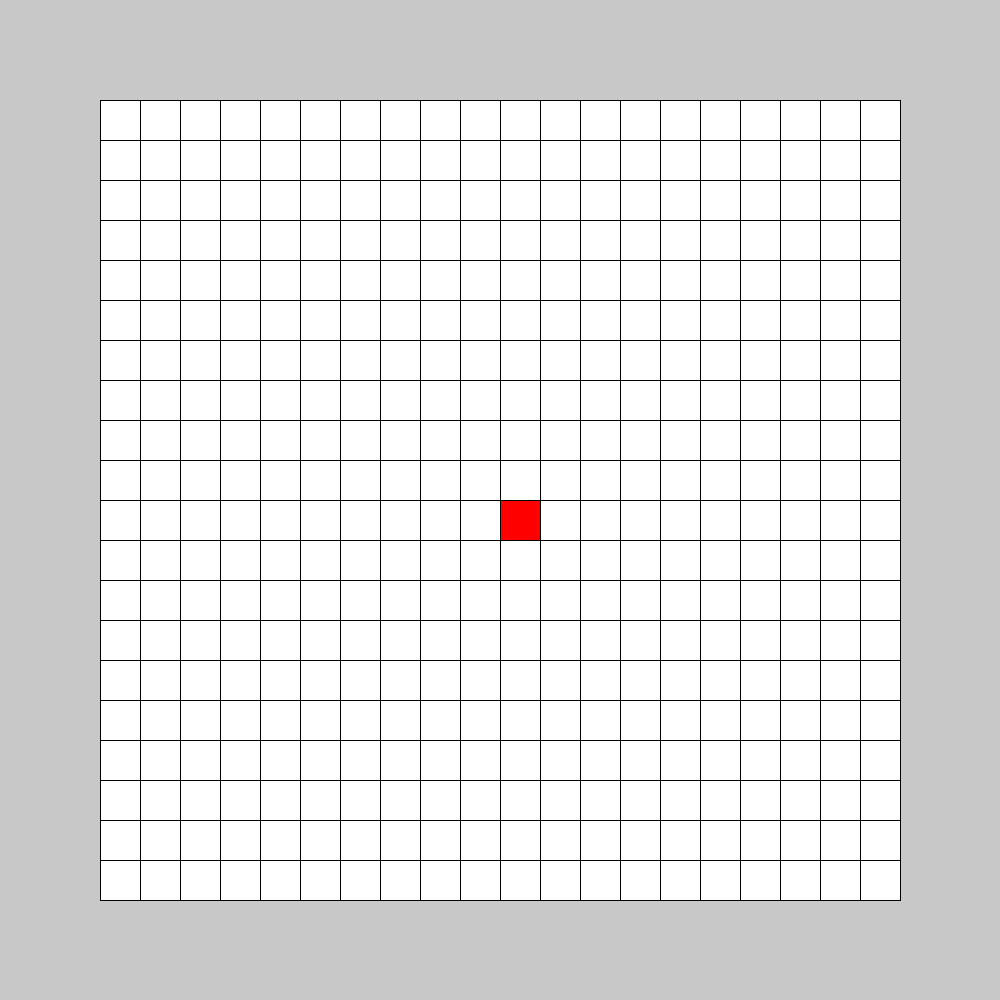
Frame 1 (no input)
Frame 60 (the mouse pressed at the canvas centre just before this capture): identical to frame 1, image omitted
Frame 120 (the mouse held since frame 60 and released just before this capture): identical to frame 1, image omitted

The Processing sketch that drew this single still picture (run headless with seeded random() and noise(); from frame 60 on, the mouse is pressed at the canvas centre):

// Processing sketch: exo_morpion
// ── exo_morpion.pde
final int NB_CASES = 20;
final int TAILLE_CASE = 800/NB_CASES;
int [][]grille = new int[NB_CASES][NB_CASES];
int []dl = {1, 1, 1, 0, -1, -1, -1, 0};
int []dc = {-1, 0, 1, 1, 1, 0, -1, -1};
int ligne;
int colonne;
boolean joueur;
int coups = 0;


//Couleurs
final color GRIS = color(200, 200, 200);
final color ROUGE = color(255, 0, 0);
final color BLEU = color(0, 0, 255);
final color BLANC = color(255, 255, 255);

void setup() {
  size(1000, 1000);
  for (int i=0; i<NB_CASES; i++) {
    for (int j=0; j<NB_CASES; j++) {
      grille[i][j] = 0;
    }
  }
  grille[10][10] = 1;
}

void draw() {
  background(GRIS);
  dessinerGrille();
}

void dessinerGrille() {
  for (int ligne = 0; ligne < NB_CASES; ligne ++) {
    float y = map(ligne, 0, NB_CASES, 100, 900);
    for (int colonne = 0; colonne < NB_CASES; colonne ++) {
      float x = map(colonne, 0, NB_CASES, 100, 900); 
      switch (grille[ligne][colonne]) {
      case 0:
        fill(BLANC);
        break;
      case 1:
        fill(ROUGE);
        break;
      case 2:
        fill(BLEU);
        break;
      }      
      rect(x, y, TAILLE_CASE, TAILLE_CASE);
    }
  }
}
void mousePressed() {
  ligne = floor(map(mouseY, 100, 900, 0, NB_CASES));
  colonne = floor(map(mouseX, 100, 900, 0, NB_CASES));
  estOccupe();
}

void estOccupe() {
  //Si dans une case autorisée, on change
  if (0 <= ligne
    && ligne <= NB_CASES
    && 0 <= colonne
    && colonne <= NB_CASES
    && grille[ligne][colonne] < 1
    ) {
    traiterClic();
    coups++;
  }
}

void traiterClic() { //On change la couleur des cases cliquées
  if (joueur) {
    grille[ligne][colonne] = 1;
    joueur = !joueur;
  } else {
    grille[ligne][colonne] = 2;
    joueur = !joueur;
  }
}

void caseJouable() {
  //Trouver pour toute direction n si la case ligne+dc[n], colonne+dc[n] est occupé, alors -> vrai 
  for (int b = 0; b < 8; b++) {
    int testL = ligne + dl[b];
    int testC = colonne + dc[b];
    println(grille[testL][testC]);
  }
}
